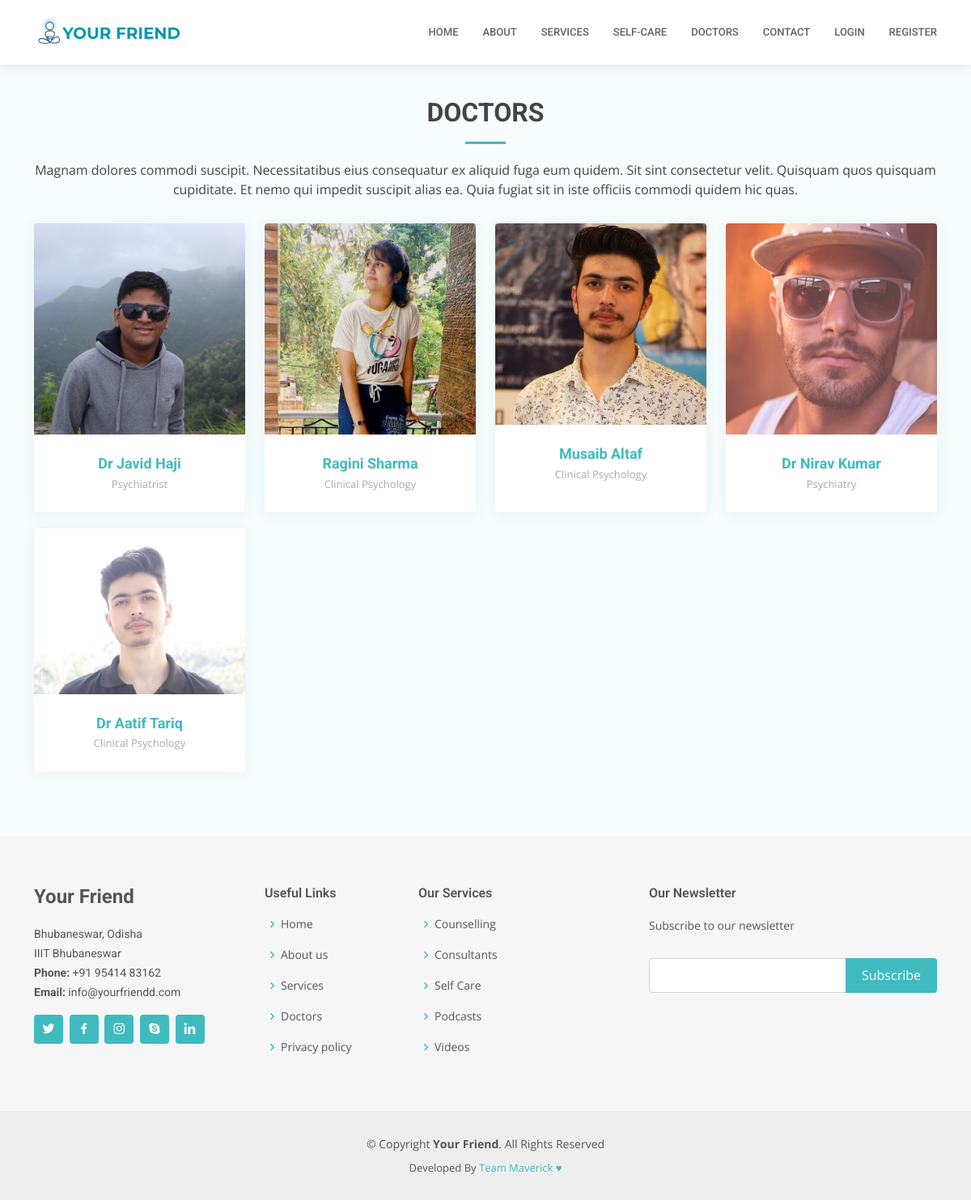
The app's page /auth/doctors/, older data.
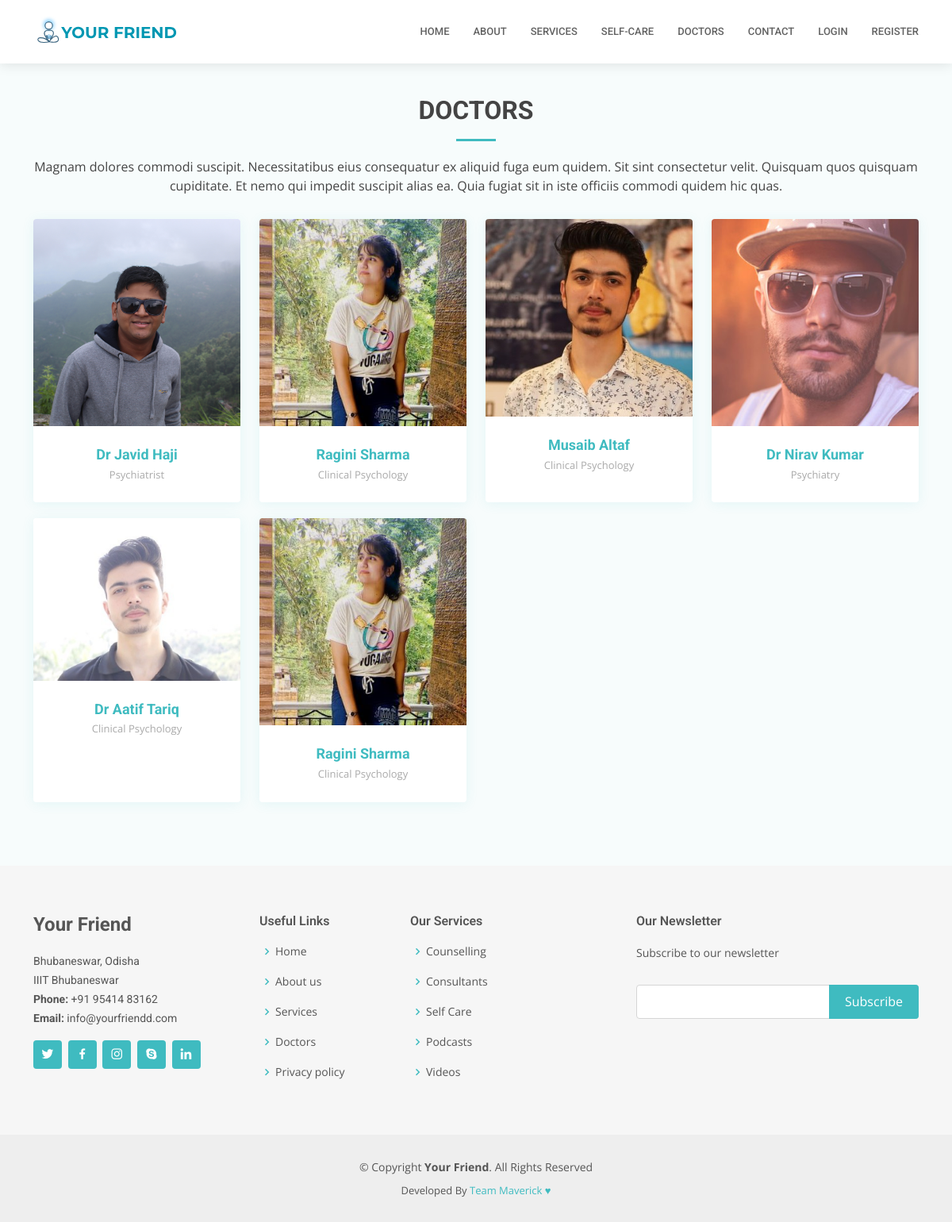
The same page, newer data.
### accounts/models.py (models this page shows, shortened)
class Consultant(models.Model):
    user = models.OneToOneField(User, on_delete=models.CASCADE, primary_key=True)
    name = models.CharField(max_length=250, default = "doctor")
    qualification = models.CharField(max_length = 100)
    speciality = models.CharField(max_length = 300)
    clinic = models.CharField(max_length = 300)
    contact = models.CharField(max_length = 13)
    email = models.EmailField(max_length = 200)
    photo = models.ImageField(upload_to = 'media', default = 'one.jpg')
    bio = models.TextField()

### accounts/views.py (the view)
# urls.py: path('doctors/', views.doctors, name='doctors'),
def doctors(request):
    consultant = Consultant.objects.all()
    context = {'consultant':consultant}
    return render(request, 'doctors.html', context)

### templates/doctors.html (shortened to what this page needs)
{% extends 'base.html' %}
{% load static %}
{% block body %}
<section id="doctors" class="doctors section-bg">
    <div class="container" data-aos="fade-up">
      <div class="section-title">
        <h2>Doctors</h2>
        <p>Magnam dolores commodi suscipit. Necessitatibus eius consequatur ex aliquid fuga eum quidem. Sit sint consectetur velit. Quisquam quos quisquam cupiditate. Et nemo qui impedit suscipit alias ea. Quia fugiat sit in iste officiis commodi quidem hic quas.</p>
      </div>
      <div class="row">
        {% for i in consultant %}
        <div class="col-lg-3 col-md-6 d-flex align-items-stretch">
          <div class="member" data-aos="fade-up" data-aos-delay="100">
            <div class="member-img">
              <img src="/media/{{i.photo}}" class="img-fluid" alt="">
            </div>
            <div class="member-info">
              <h4><a href="/auth/doctors/{{i.pk}}">{{i.name}}</a></h4>
              <span>{{i.speciality}}</span>
            </div>
          </div>
        </div>
        {% endfor %}
      </div>
    </div>
  </section>
  {% endblock %}

### templates/base.html (shortened to what this page needs)
{% load static %}
<!DOCTYPE html>
<html lang="en">
<head>
  <link href="/static/vendor/fontawesome-free/css/all.min.css" rel="stylesheet">
  <link href="/static/vendor/animate.css/animate.min.css" rel="stylesheet">
  <link href="/static/vendor/aos/aos.css" rel="stylesheet">
  <link href="/static/vendor/bootstrap/css/bootstrap.min.css" rel="stylesheet">
  <link href="/static/vendor/bootstrap-icons/bootstrap-icons.css" rel="stylesheet">
  <link href="/static/vendor/boxicons/css/boxicons.min.css" rel="stylesheet">
  <link href="/static/vendor/glightbox/css/glightbox.min.css" rel="stylesheet">
  <link href="/static/vendor/swiper/swiper-bundle.min.css" rel="stylesheet">
  <link href="/static/css/style.css" rel="stylesheet">
</head>
<body>
<header id="header" class="fixed-top">
  <div class="container d-flex align-items-center">
    <a href="/" class="logo me-auto"><img src="{% static 'img/logo4.svg' %}" alt=""></a>
    <nav id="navbar" class="navbar order-last order-lg-0">
      <ul>
        <li><a class="nav-link scrollto " href="/">Home</a></li>
        <li><a class="nav-link scrollto" href="/#about">About</a></li>
        <li><a class="nav-link scrollto" href="/#services">Services</a></li>
        <li><a class="nav-link scrollto" href="/auth/selfcare/">Self-Care</a></li>
        <li><a class="nav-link scrollto" href="/auth/doctors/">Doctors</a></li>
        <li><a class="nav-link scrollto" href="/contact/">Contact</a></li>
        {% if request.user.is_authenticated %}
        <li><a class="nav-link scrollto" href="/auth/logout/">Logout</a></li>
        {% else %}
        <li><a class="nav-link scrollto" href="/auth/login">Login</a></li>
        <li><a class="nav-link scrollto" href="/auth/accounts/signup/">Register</a></li>
        {% endif %}
      </ul>
    </nav>
  </div>
</header>
{% block body %} {% endblock %}
<footer id="footer">
  <div class="footer-top">
    <div class="container">
      <div class="row">
        <div class="col-lg-3 col-md-6">
          <div class="footer-info">
            <h3>Your Friend</h3>
            <p>
              Bhubaneswar, Odisha <br>
              IIIT Bhubaneswar<br>
              <strong>Phone:</strong> +91 95414 83162<br>
              <strong>Email:</strong> info@yourfriendd.com<br>
            </p>
            <div class="social-links mt-3">
              <a href="#" class="twitter"><i class="bx bxl-twitter"></i></a>
              <a href="#" class="facebook"><i class="bx bxl-facebook"></i></a>
              <a href="#" class="instagram"><i class="bx bxl-instagram"></i></a>
              <a href="#" class="google-plus"><i class="bx bxl-skype"></i></a>
              <a href="#" class="linkedin"><i class="bx bxl-linkedin"></i></a>
            </div>
          </div>
        </div>
        <div class="col-lg-2 col-md-6 footer-links">
          <h4>Useful Links</h4>
          <ul>
            <li><i class="bx bx-chevron-right"></i> <a href="#">Home</a></li>
            <li><i class="bx bx-chevron-right"></i> <a href="#">About us</a></li>
            <li><i class="bx bx-chevron-right"></i> <a href="#">Services</a></li>
            <li><i class="bx bx-chevron-right"></i> <a href="#">Doctors</a></li>
            <li><i class="bx bx-chevron-right"></i> <a href="#">Privacy policy</a></li>
          </ul>
        </div>
        <div class="col-lg-3 col-md-6 footer-links">
          <h4>Our Services</h4>
          <ul>
            <li><i class="bx bx-chevron-right"></i> <a href="">Counselling</a></li>
            <li><i class="bx bx-chevron-right"></i> <a href="">Consultants</a></li>
            <li><i class="bx bx-chevron-right"></i> <a href="">Self Care</a></li>
            <li><i class="bx bx-chevron-right"></i> <a href="">Podcasts</a></li>
            <li><i class="bx bx-chevron-right"></i> <a href="">Videos</a></li>
          </ul>
        </div>
        <div class="col-lg-4 col-md-6 footer-newsletter">
          <h4>Our Newsletter</h4>
          <p>Subscribe to our newsletter</p>
          <form action="" method="post">
            <input type="email" name="email"><input type="submit" value="Subscribe">
          </form>
        </div>
      </div>
    </div>
  </div>
  <div class="container">
    <div class="copyright">
      &copy; Copyright <strong><span>Your Friend</span></strong>. All Rights Reserved
    </div>
    <div class="credits">
      Developed By <a href="https://instagram.com/">Team Maverick &hearts;</a>
    </div>
  </div>
</footer>
</body>
</html>

### static/css/style.css (style rules this page uses)
body { font-family: "Open Sans", sans-serif; color: #444444; }
a { color: #3fbbc0; text-decoration: none; }
h1, h2, h3, h4, h5, h6 { font-family: "Roboto", sans-serif; }
#header { background: #fff; transition: all 0.5s; z-index: 997; padding: 20px 0; box-shadow: 0px 2px 15px rgba(0, 0, 0, 0.1); }
#header .logo { font-size: 28px; margin: 0; padding: 0; line-height: 1; font-weight: 600; letter-spacing: 0.5px; text-transform: uppercase; }
#header .logo img { max-height: 40px; }
.navbar { padding: 0; }
.navbar ul { margin: 0; padding: 0; display: flex; list-style: none; align-items: center; }
.navbar li { position: relative; }
.navbar a, .navbar a:focus { display: flex; align-items: center; justify-content: space-between; padding: 10px 0 10px 30px; font-family: "Roboto", sans-serif; font-size: 13px; color: #626262; white-space: nowrap; transition: 0.3s; text-transform: uppercase; font-weight: 500; }
section { padding: 60px 0; overflow: hidden; }
.section-bg { background-color: #f7fcfc; }
.section-title { margin-top: 60px; text-align: center; padding-bottom: 30px; }
.section-title h2 { font-size: 32px; font-weight: bold; text-transform: uppercase; margin-bottom: 20px; padding-bottom: 20px; position: relative; }
.section-title h2::after { content: ""; position: absolute; display: block; width: 50px; height: 3px; background: #3fbbc0; bottom: 0; left: calc(50% - 25px); }
.section-title p { margin-bottom: 0; }
.doctors .member { margin-bottom: 20px; overflow: hidden; text-align: center; border-radius: 4px; background: #fff; box-shadow: 0px 2px 15px rgba(63, 187, 192, 0.1); }
.doctors .member .member-img { position: relative; overflow: hidden; }
.doctors .member .member-info { padding: 25px 15px; }
.doctors .member .member-info h4 { font-weight: 700; margin-bottom: 5px; font-size: 18px; color: #555555; }
.doctors .member .member-info span { display: block; font-size: 13px; font-weight: 400; color: #aaaaaa; }
#footer { background: #eeeeee; padding: 0 0 30px 0; color: #555555; font-size: 14px; }
#footer .footer-top { background: #f6f6f6; padding: 60px 0 30px 0; }
#footer .footer-top .footer-info { margin-bottom: 30px; }
#footer .footer-top .footer-info h3 { font-size: 24px; margin: 0 0 20px 0; padding: 2px 0 2px 0; line-height: 1; font-weight: 700; }
#footer .footer-top .footer-info p { font-size: 14px; line-height: 24px; margin-bottom: 0; font-family: "Roboto", sans-serif; }
#footer .footer-top .social-links a { font-size: 18px; display: inline-block; background: #3fbbc0; color: #fff; line-height: 1; padding: 8px 0; margin-right: 4px; border-radius: 4px; text-align: center; width: 36px; height: 36px; transition: 0.3s; }
#footer .footer-top h4 { font-size: 16px; font-weight: 600; position: relative; padding-bottom: 12px; }
#footer .footer-top .footer-links { margin-bottom: 30px; }
#footer .footer-top .footer-links ul { list-style: none; padding: 0; margin: 0; }
#footer .footer-top .footer-links ul i { padding-right: 2px; color: #3fbbc0; font-size: 18px; line-height: 1; }
#footer .footer-top .footer-links ul li { padding: 10px 0; display: flex; align-items: center; }
#footer .footer-top .footer-links ul li:first-child { padding-top: 0; }
#footer .footer-top .footer-links ul a { color: #555555; transition: 0.3s; display: inline-block; line-height: 1; }
#footer .footer-top .footer-newsletter form { margin-top: 30px; background: #fff; padding: 6px 10px; position: relative; border: 1px solid #d5d5d5; border-radius: 4px; }
#footer .footer-top .footer-newsletter form input[type=email] { border: 0; padding: 4px; width: calc(100% - 110px); }
#footer .footer-top .footer-newsletter form input[type=submit] { position: absolute; top: -1px; right: -1px; bottom: -1px; border: 0; background: none; font-size: 16px; padding: 0 20px; background: #3fbbc0; color: #fff; transition: 0.3s; border-radius: 0 4px 4px 0; }
#footer .copyright { text-align: center; padding-top: 30px; }
#footer .credits { padding-top: 10px; text-align: center; font-size: 13px; }

Row changes from the older to the newer data that the page shows:
added Consultant: photo (picture), name "Ragini Sharma", speciality "Clinical Psychology"
